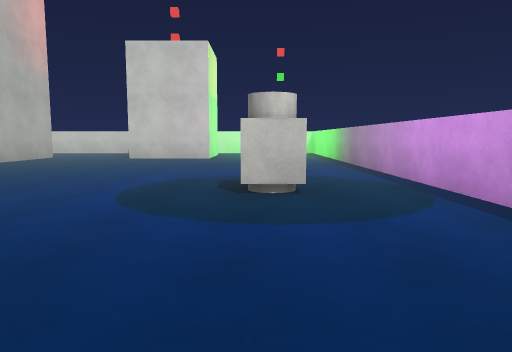
View 1 (above)

18 first-person views from a walk through a scene from a Unity 3-D project. The camera is 1.3 m above the floor, tilts 6° down and sees 70° across. The floor is counted in squares, 2 m on a side. Each view is taken from the middle of a square. On the plan, view 1 faces up. The plan holds only what a view shows up to about 11 squares ahead; the rest is blank. The place goes on beyond the plan. The player character is not drawn. Surface patterns are stand-ins for the level's own textures.

View 2
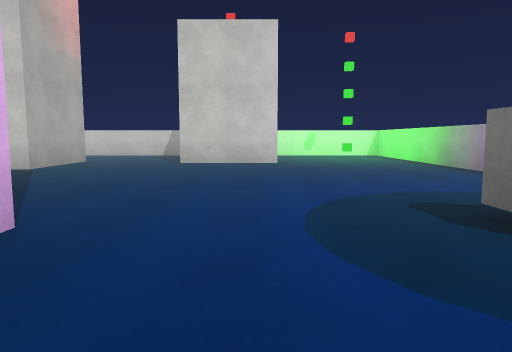

View 3
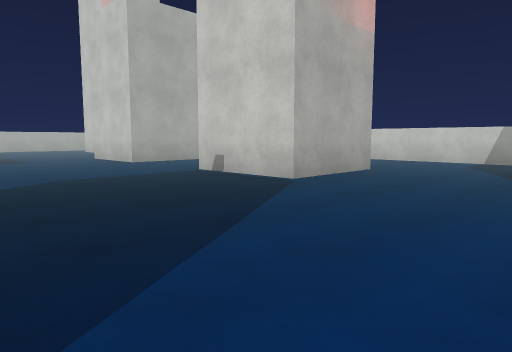

View 4
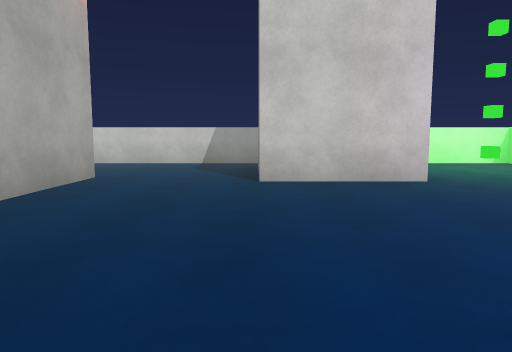

View 5
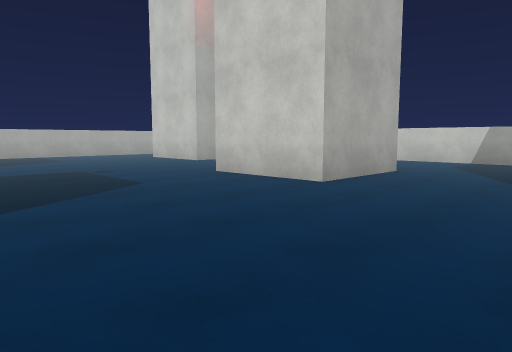

View 6
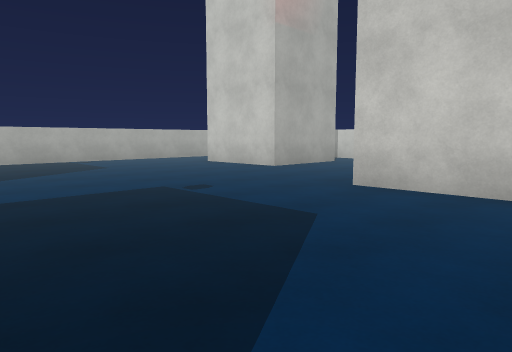

View 7
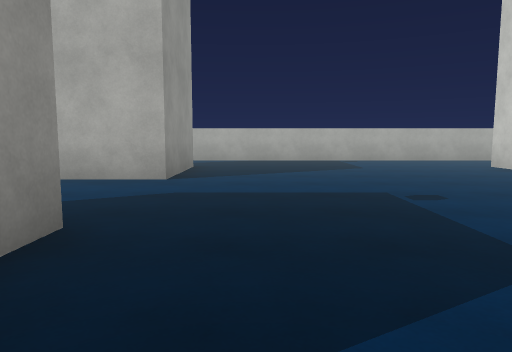

View 8
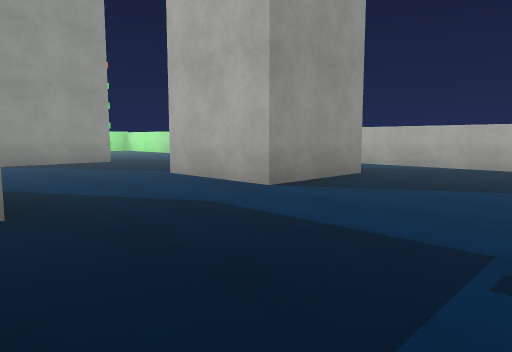

View 9
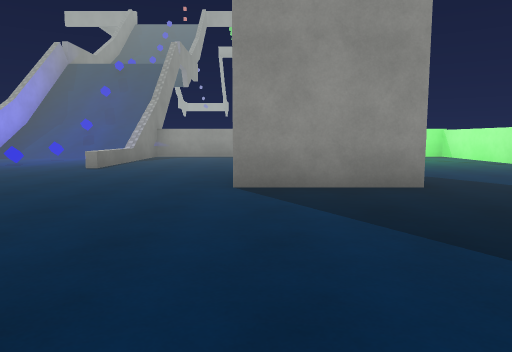

View 10
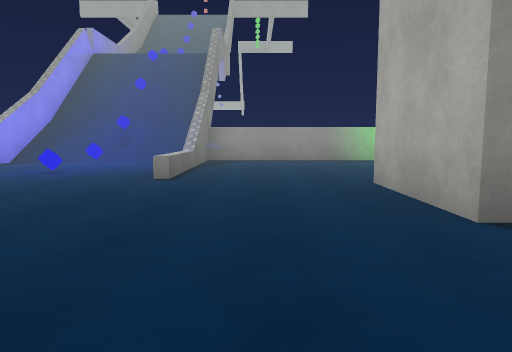

View 11
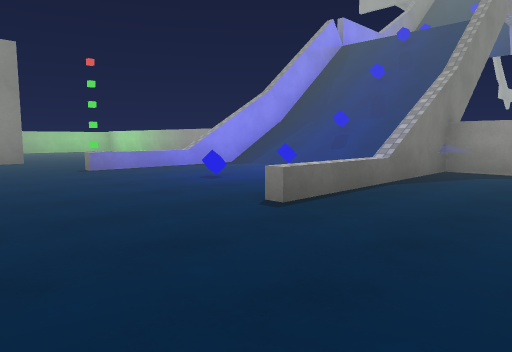

View 12
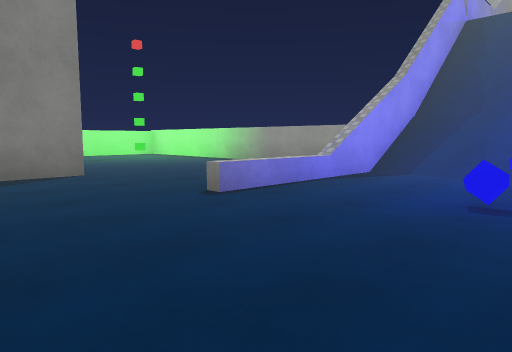

View 13
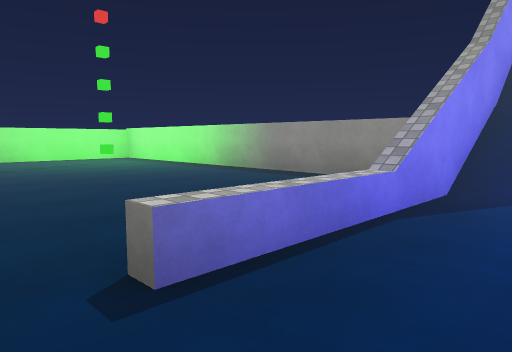

View 14
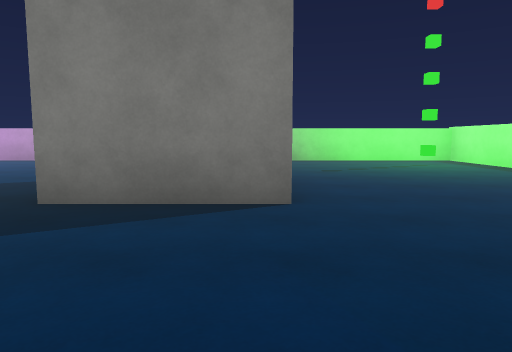

View 15
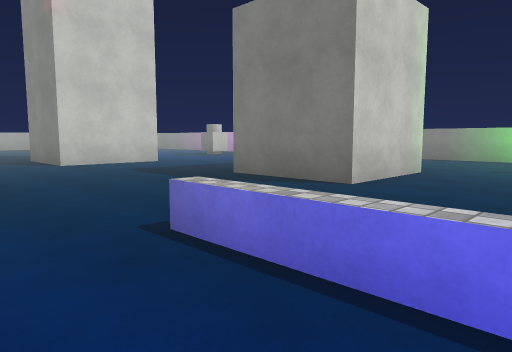

View 16
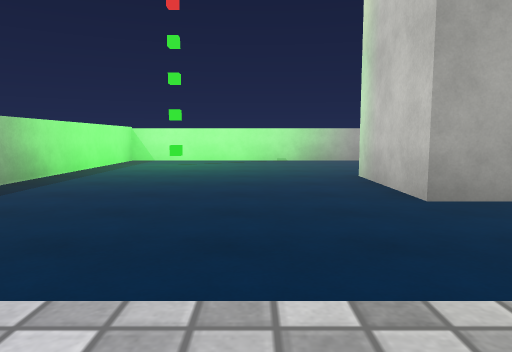

View 17
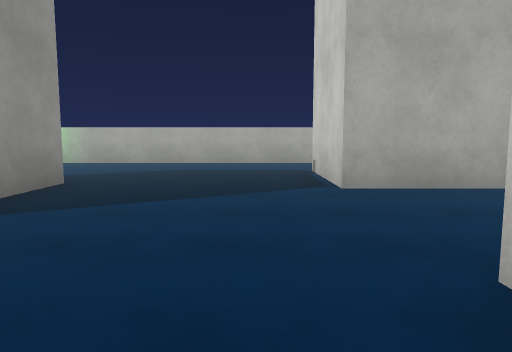

View 18
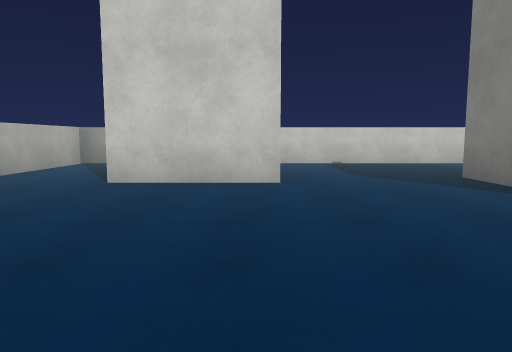

### Floor plan
Key: @ floor where view 1 was taken; # wall or solid block; x gap in a wall; . main floor; : floor 6.5 m higher than the main floor; + floor 7.75 m higher than the main floor; / step, stairs or slope; C green cube; B blue cube; O other object.
Columns run from 23 left of view 1 to 3 right of it. Each row starts with its distance up from view 1.
 16 ##    #######  #####   ####
 15 #.   ........  .....   ...#
 14 #..  ........  .....   .C.#
 13 #..  #.... ...  ...   ....#
 12 #..###...###..  #..###....#
 11 #........###..  #.........#
 10 #........###..###.........#
  9 #.........................#
  8 #.........................#
  7 #.........................#
  6 #.........................#
  5 #.............. .......O..#
  4 #..###...#      .###......#
  3 #  ###...#      .# #......#
  2 #..###...#      .###......#
  1 #..........    ..........
  0 #..........    ........@
 -1 #...........   .......
 -2 #....###...........#
 -3 #....###...........#    ..#
 -4 #....###...........###....#
 -5 #.........................#
 -6 #............B............#
 -7 #................ ........#
 -8 #.O.......#..B.#. ......C.#
 -9 #.........#////#. ........#
-10 ###########//B//###########
-11           #/////#
-12           #//B//#
-13           #//://#
-14           x++ ++x
-15                 #

Where each view was taken, in squares from view 1:
view 1: 0 up, 0 right, facing up
view 2: 2 up, 2 left, facing up
view 3: 5 up, 3 left, facing up-left
view 4: 6 up, 4 left, facing up
view 5: 5 up, 9 left, facing up-left
view 6: 5 up, 12 left, facing up-left
view 7: 6 up, 12 left, facing left
view 8: 8 up, 14 left, facing down-left
view 9: 3 up, 16 left, facing down
view 10: 1 up, 14 left, facing down
view 11: 2 down, 15 left, facing down-right
view 12: 2 down, 11 left, facing down-right
view 13: 4 down, 9 left, facing down-right
view 14: 4 down, 8 left, facing right
view 15: 7 down, 9 left, facing up-right
view 16: 6 down, 12 left, facing left
view 17: 1 up, 13 left, facing left
view 18: 6 up, 18 left, facing up
